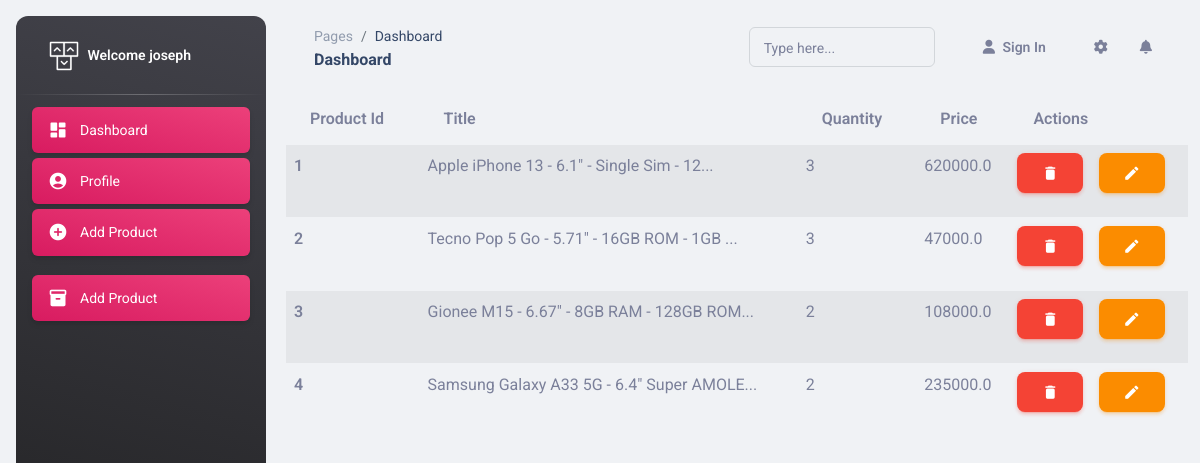
Screenshot of /account/products (signed in) with the database file from the repository.
### myapp/models.py (models this page shows, shortened)
class Product(models.Model):
    name = models.CharField(unique=True, max_length=100)
    image = models.ImageField(upload_to='product_img', null=False, blank=False)
    price = models.FloatField()
    category = models.CharField(choices=CATEGORY, max_length=2)
    quantity_available = models.IntegerField(null=True, blank=True, default="")
    description = RichTextField()
    user = models.ForeignKey(User, on_delete=models.CASCADE)

### myapp/views.py (the view)
# urls.py: path('account/products', views.products, name="products"),
def products(request):
    products = Product.objects.all()
    return render(request, 'admin/product.html', {"products":products})

### myapp/templates/admin/product.html (shortened to what this page needs)
{% extends 'admin/admin-layout.html' %}
{% block content %}
<div class="container-fluid">
    <div class="row">
        <div class="col- overflow-auto">
            <table class="table table-striped">
                <thead>
                    <tr>
                        <th> Product Id</th>
                        <th> Title</th>
                        <th> Quantity</th>
                        <th> Price</th>
                        <th> Actions</th>
                    </tr>
                </thead>
                <tbody>
                    {% for product in products  %}
                    <tr>
                            <th>{{product.id}}</th>
                            <td>{{product.name|slice:"40"}}...</td>
                            <td>{{product.quantity_available}}</td>
                            <td>{{product.price}}</td>
                            <td class="d-flex gap-3">
                                <form>
                                    <button class="btn btn-danger"> <span class="material-icons text-white"> delete </span></button>
                                </form>
                                <a href="" class="btn btn-warning"> <span class="material-icons text-white"> edit </span></a>
                            </td>
                    </tr>
                    {% endfor %}
                </tbody>
            </table>
        </div>
    </div>
</div>
{% endblock  %}

### myapp/templates/admin/admin-layout.html (shortened to what this page needs)
{% load static %}
<!DOCTYPE html>
<html lang="en">
<head>
  <link href=" {% static 'assets/css/nucleo-icons.css' %} " rel="stylesheet" />
  <link href=" {% static 'assets/css/nucleo-svg.css' %} " rel="stylesheet" />
  <link id="pagestyle" href=" {% static 'assets/css/material-dashboard.css' %}" rel="stylesheet" />
</head>
<body class="g-sidenav-show  bg-gray-200">
  <aside class="sidenav navbar navbar-vertical navbar-expand-xs border-0 border-radius-xl my-3 fixed-start ms-3   bg-gradient-dark" id="sidenav-main">
    <div class="sidenav-header">
      <a class="navbar-brand m-0" href=" https://demos.creative-tim.com/material-dashboard/pages/dashboard " target="_blank">
        <img src=" {% static 'assets/img/logo-ct.png' %} " class="navbar-brand-img h-100" alt="main_logo">
        <span class="ms-1 font-weight-bold text-white">Welcome {{user.username}}</span>
      </a>
    </div>
    <hr class="horizontal light mt-0 mb-2">
    <div class="collapse navbar-collapse  w-auto " id="sidenav-collapse-main">
      <ul class="navbar-nav">
        <li class="nav-item">
          <a class="nav-link text-white active bg-gradient-primary" href="../pages/dashboard.html">
            <div class="text-white text-center me-2 d-flex align-items-center justify-content-center">
              <i class="material-icons opacity-10">dashboard</i>
            </div>
            <span class="nav-link-text ms-1">Dashboard</span>
          </a>
        </li>
        <li class="nav-item">
            <a class="nav-link text-white active bg-gradient-primary" href="{% url 'admin-profile' %}">
              <div class="text-white text-center me-2 d-flex align-items-center justify-content-center">
                <i class="material-icons opacity-10">account_circle</i>
              </div>
              <span class="nav-link-text ms-1">Profile</span>
            </a>
          </li>
          <li class="nav-item">
            <a class="nav-link text-white active bg-gradient-primary" href="{% url 'add_product' %}">
              <div class="text-white text-center me-2 d-flex align-items-center justify-content-center">
                <i class="material-icons opacity-10">add_circle</i>
              </div>
              <span class="nav-link-text ms-1">Add Product</span>
            </a>
          </li>
          <li class="nav-item mt-3">
            <a class="nav-link text-white active bg-gradient-primary" href="{% url 'products' %}">
              <div class="text-white text-center me-2 d-flex align-items-center justify-content-center">
                <i class="material-icons opacity-10">inventory_2</i>
              </div>
              <span class="nav-link-text ms-1">Add Product</span>
            </a>
          </li>
      </ul>
    </div>
  </aside>
  <main class="main-content position-relative max-height-vh-100 h-100 border-radius-lg ">
    <nav class="navbar navbar-main navbar-expand-lg px-0 mx-4 shadow-none border-radius-xl" id="navbarBlur" data-scroll="true">
      <div class="container-fluid py-1 px-3">
        <nav aria-label="breadcrumb">
          <ol class="breadcrumb bg-transparent mb-0 pb-0 pt-1 px-0 me-sm-6 me-5">
            <li class="breadcrumb-item text-sm"><a class="opacity-5 text-dark" href="javascript:;">Pages</a></li>
            <li class="breadcrumb-item text-sm text-dark active" aria-current="page">Dashboard</li>
          </ol>
          <h6 class="font-weight-bolder mb-0">Dashboard</h6>
        </nav>
        <div class="collapse navbar-collapse mt-sm-0 mt-2 me-md-0 me-sm-4" id="navbar">
          <div class="ms-md-auto pe-md-3 d-flex align-items-center">
            <div class="input-group input-group-outline">
              <label class="form-label">Type here...</label>
              <input type="text" class="form-control">
            </div>
          </div>
          <ul class="navbar-nav  justify-content-end">
            <li class="nav-item d-flex align-items-center">
            </li>
            <li class="nav-item d-flex align-items-center m-3">
              <a href="{% url 'dashboard' %}" class="nav-link text-body font-weight-bold px-0">
                <i class="fa fa-user me-sm-1"></i>
                <span class="d-sm-inline d-none">Sign In</span>
              </a>
            </li>
            <li class="nav-item m-3 px-3 d-flex align-items-center">
              <a href="javascript:;" class="nav-link text-body p-0">
                <i class="fa fa-cog fixed-plugin-button-nav cursor-pointer"></i>
              </a>
            </li>
            <li class="nav-item dropdown pe-2 d-flex align-items-center">
              <a href="javascript:;" class="nav-link text-body p-0" id="dropdownMenuButton" data-bs-toggle="dropdown" aria-expanded="false">
                <i class="fa fa-bell cursor-pointer"></i>
              </a>
            </li>
          </ul>
        </div>
      </div>
    </nav>
    {% block content %}{% endblock content %}
</main>
</body>
</html>

### rows the page displays
Product: id "1", name "Apple iPhone 13 - 6.1\" - Single Sim - 12", quantity_available "3", price "620000.0"
Product: id "2", name "Tecno Pop 5 Go - 5.71\" - 16GB ROM - 1GB", quantity_available "3", price "47000.0"
Product: id "3", name "Gionee M15 - 6.67\" - 8GB RAM - 128GB ROM", quantity_available "2", price "108000.0"
Product: id "4", name "Samsung Galaxy A33 5G - 6.4\" Super AMOLE", quantity_available "2", price "235000.0"

### other values shown
{{ user.username }} "joseph"
